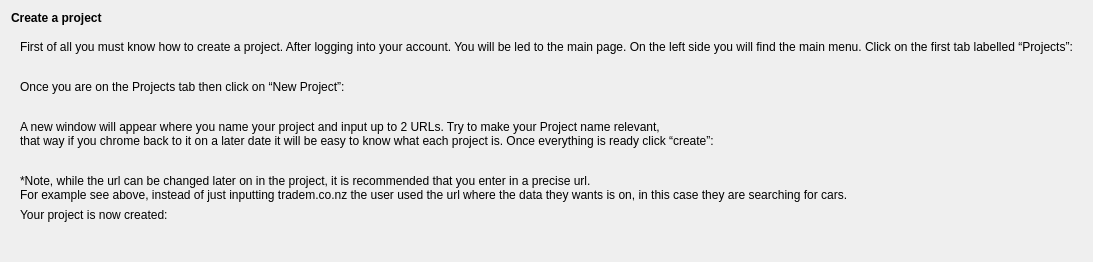
                                  <widget class="QWidget" name="widget_27" native="true">
                                   <layout class="QVBoxLayout" name="verticalLayout_31">
                                    <item>
                                     <widget class="QLabel" name="label_7">
                                      <property name="font">
                                       <font>
                                        <weight>75</weight>
                                        <bold>true</bold>
                                       </font>
                                      </property>
                                      <property name="text">
                                       <string>Create a project</string>
                                      </property>
                                     </widget>
                                    </item>
                                    <item>
                                     <widget class="QWidget" name="widget_52" native="true">
                                      <layout class="QVBoxLayout" name="verticalLayout_61">
                                       <item>
                                        <widget class="QLabel" name="label_57">
                                         <property name="text">
                                          <string>First of all you must know how to create a project. After logging into your account. You will be led to the main page. On the left side you will find the main menu. Click on the first tab labelled “Projects”:</string>
                                         </property>
                                        </widget>
                                       </item>
                                       <item>
                                        <widget class="QLabel" name="label_58">
                                         <property name="text">
                                          <string/>
                                         </property>
                                         <property name="pixmap">
                                          <pixmap>../images/mainwindow.png</pixmap>
                                         </property>
                                        </widget>
                                       </item>
                                       <item>
                                        <widget class="QLabel" name="label_59">
                                         <property name="text">
                                          <string>Once you are on the Projects tab then click on “New Project”:</string>
                                         </property>
                                        </widget>
                                       </item>
                                       <item>
                                        <widget class="QLabel" name="label_60">
                                         <property name="text">
                                          <string/>
                                         </property>
                                         <property name="pixmap">
                                          <pixmap>../images/projects.png</pixmap>
                                         </property>
                                        </widget>
                                       </item>
                                       <item>
                                        <widget class="QLabel" name="label_61">
                                         <property name="text">
                                          <string>A new window will appear where you name your project and input up to 2 URLs. Try to make your Project name relevant, 
that way if you chrome back to it on a later date it will be easy to know what each project is. Once everything is ready click “create”:</string>
                                         </property>
                                        </widget>
                                       </item>
                                       <item>
                                        <widget class="QLabel" name="label_62">
                                         <property name="text">
                                          <string/>
                                         </property>
                                         <property name="pixmap">
                                          <pixmap>../images/create-new-project.png</pixmap>
                                         </property>
                                        </widget>
                                       </item>
                                       <item>
                                        <widget class="QLabel" name="label_63">
                                         <property name="text">
                                          <string>*Note, while the url can be changed later on in the project, it is recommended that you enter in a precise url. 
For example see above, instead of just inputting tradem.co.nz the user used the url where the data they wants is on, in this case they are searching for cars.</string>
                                         </property>
                                        </widget>
                                       </item>
                                       <item>
                                        <widget class="QLabel" name="label_64">
                                         <property name="text">
                                          <string>Your project is now created:</string>
                                         </property>
                                        </widget>
                                       </item>
                                       <item>
                                        <widget class="QLabel" name="label_65">
                                         <property name="text">
                                          <string/>
                                         </property>
                                         <property name="pixmap">
                                          <pixmap>../images/newproject.png</pixmap>
                                         </property>
                                        </widget>
                                       </item>
                                      </layout>
                                     </widget>
                                    </item>
                                   </layout>
                                  </widget>
